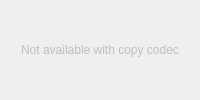
           <widget class="QWidget" name="audio_codec_tab">
            <attribute name="title">
             <string>Audio Codec</string>
            </attribute>
            <layout class="QGridLayout" name="gridLayout_22">
             <item row="0" column="0">
              <widget class="QStackedWidget" name="stackedWidget_9">
               <widget class="QWidget" name="page_18">
                <layout class="QVBoxLayout" name="verticalLayout_16">
                 <property name="leftMargin">
                  <number>0</number>
                 </property>
                 <property name="topMargin">
                  <number>0</number>
                 </property>
                 <property name="rightMargin">
                  <number>0</number>
                 </property>
                 <property name="bottomMargin">
                  <number>0</number>
                 </property>
                 <item>
                  <widget class="QLabel" name="label_34">
                   <property name="enabled">
                    <bool>false</bool>
                   </property>
                   <property name="text">
                    <string>Not available with copy codec</string>
                   </property>
                   <property name="alignment">
                    <set>Qt::AlignCenter</set>
                   </property>
                  </widget>
                 </item>
                </layout>
               </widget>
               <widget class="QWidget" name="page_19"/>
              </widget>
             </item>
            </layout>
           </widget>
